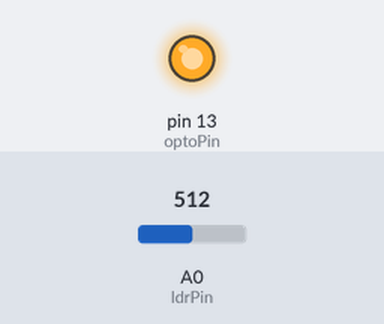
Bench run of a sketch on a simulated Arduino Uno, built with avr-gcc and run on an emulated ATmega328P. Shown: output pins drawn as LEDs (lit = HIGH). Inputs (shaded band) come from the test bench; at power-on: A0 (ldrPin) = 512. What the sketch prints to the serial monitor is not drawn.

Above: at 0.3 s.
Timing chart, 0 to 1.8 s (numbered marks = the images above):
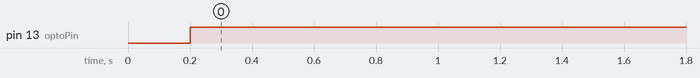

Measured:
- by itself, pin 13 (optoPin): LOW → HIGH at 0.20 s

The sketch:

ArduinoileOptoCoupler.ino
```cpp
int ldrPin = A0;
int optoPin = 13;
int ldrValue = 0;


void setup() {
  Serial.begin(9600);
  pinMode(ldrPin,INPUT);
  pinMode(optoPin,OUTPUT);
  digitalWrite(optoPin,LOW);

}

void loop() {
  ldrValue = analogRead(ldrPin);
  Serial.println(ldrValue);
  delay(200);

  if(ldrValue >= 512)
  {
    digitalWrite(optoPin, HIGH);
  }
  else
  {
    digitalWrite(optoPin, LOW);
  }

}
```
